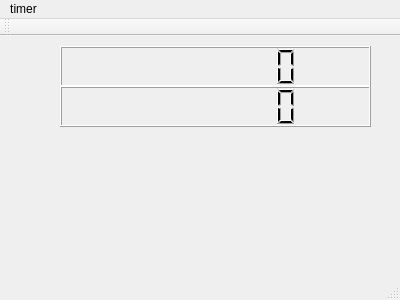
<?xml version="1.0" encoding="UTF-8"?>
<ui version="4.0">
 <class>MainWindow</class>
 <widget class="QMainWindow" name="MainWindow">
  <property name="geometry">
   <rect>
    <x>0</x>
    <y>0</y>
    <width>400</width>
    <height>300</height>
   </rect>
  </property>
  <property name="windowTitle">
   <string>MainWindow</string>
  </property>
  <widget class="QWidget" name="centralWidget">
   <widget class="QLCDNumber" name="years">
    <property name="geometry">
     <rect>
      <x>60</x>
      <y>10</y>
      <width>311</width>
      <height>41</height>
     </rect>
    </property>
    <property name="digitCount">
     <number>8</number>
    </property>
   </widget>
   <widget class="QLCDNumber" name="times">
    <property name="geometry">
     <rect>
      <x>60</x>
      <y>50</y>
      <width>311</width>
      <height>41</height>
     </rect>
    </property>
    <property name="digitCount">
     <number>8</number>
    </property>
   </widget>
  </widget>
  <widget class="QMenuBar" name="menuBar">
   <property name="geometry">
    <rect>
     <x>0</x>
     <y>0</y>
     <width>400</width>
     <height>22</height>
    </rect>
   </property>
   <widget class="QMenu" name="menutimer">
    <property name="title">
     <string>timer</string>
    </property>
   </widget>
   <addaction name="menutimer"/>
  </widget>
  <widget class="QToolBar" name="mainToolBar">
   <attribute name="toolBarArea">
    <enum>TopToolBarArea</enum>
   </attribute>
   <attribute name="toolBarBreak">
    <bool>false</bool>
   </attribute>
  </widget>
  <widget class="QStatusBar" name="statusBar"/>
 </widget>
 <layoutdefault spacing="6" margin="11"/>
 <resources/>
 <connections/>
</ui>
